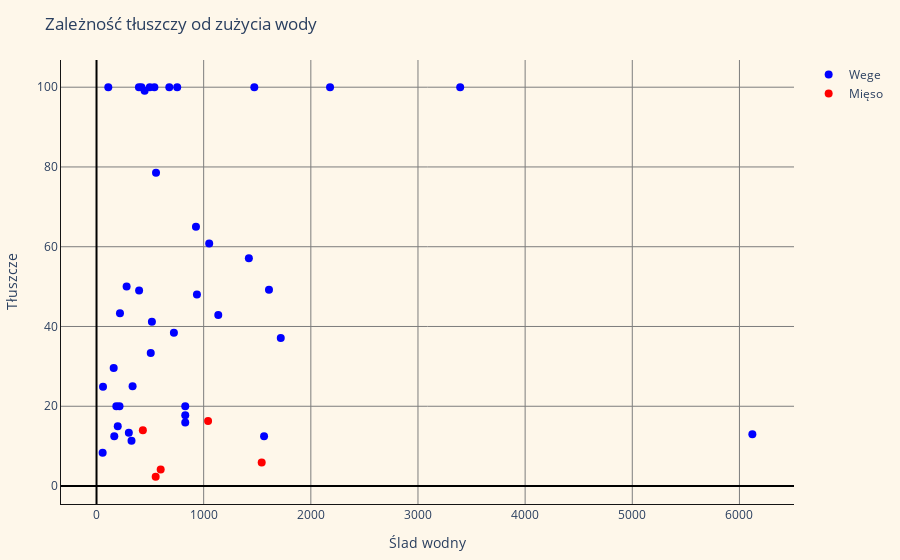

The code cell stored with this chart in its notebook:
### Markdown cell above
Następnie mamy te same wykresy, tylko że dla tłuszczy i węglowodanów.

### Code cell
#------------------------------TŁUSZCZE-----------------------------------------
#Analiza tłuszczy, wybieramy produkty bezmięsne o największej zawartości białka
top_tluszcze = sort!(wege_df,[order(:Tluszcze, rev=true)])[1:40,:]

#stwarzamy dane wege
trace_wege = scatter(top_tluszcze,
    x=:zuzycie_wody_na_100_g,
    y=:Tluszcze,
    text=:Produkt,
    mode="markers",
    name="Wege",
    marker_size=8,
    marker_color="blue")

#stwarzamy dane mięso
trace_mieso = scatter(mieso_df,
    x=:zuzycie_wody_na_100_g,
    y=:Tluszcze,
    text=:Produkt,
    mode="markers",
    name="Mięso",
    marker_size=8,
    marker_color="red")
    
#kreujemy layout
layout = Layout(;title="Zależność tłuszczy od zużycia wody",
    plot_bgcolor="rgb(254, 247, 234)",
    paper_bgcolor="rgb(254, 247, 234)",
    xaxis=attr(title="Ślad wodny",
        showgrid=true,
        gridcolor="rgb(125,125,125)",
        zeroline=true,
        zerolinecolor="rgb(0,0,0)",
        showline=true,
        linecolor="rgb(20,20,20)"
        ),
    yaxis=attr(title="Tłuszcze",
        showgrid=true,
        gridcolor="rgb(125,125,125)",
        zeroline=true,
        zerolinecolor="rgb(0,0,0)",
        showline=true,
        linecolor="rgb(20,20,20)"
        ))

#stwarzamy wykres
tluszcze_scatter = plot([trace_wege,trace_mieso],layout)

### Figure 1 — Plotly figure (JSON) as saved in the notebook; plotly's stock layout.template omitted (floating-point values rounded to 4 significant figures)
{"data": [{"marker": {"color": "blue", "size": 8}, "mode": "markers", "name": "Wege", "text": ["Cocoa butter, fat and oil", "Cottonseed oil", "Oil palm", "Olive oil", "Palm kernel oil", "Palm oil", "Peanut oil", "Sesame oil", "Soybean oil", "Sunflower seed oil", "Coconut oil", "Butter", "Walnuts", "Hazelnuts", "Cashew nuts", "Mustard seeds", "Almonds", "Peanuts", "Sesame seed", "Poppy seeds", "Pistachios", "Linseed", "Safflower seeds", "Chocolate", "Cheese", "Plantains", "Sunflower seeds", "Taro", "Soybeans", "Coriander seeds", "Wheat flour", "Coriander", "Anise", "Avocados", "Olives", "Cloves", "Cocoa powder", "Ginger", "Egg", "Soybean paste"], "type": "scatter", "x": [3394.0, 395.7, 109.8, 1473.0, 540.1, 497.1, 752.9, 2179.0, 419, 679.2, 449, 555.3, 928, 1052.0, 1422.0, 280.9, 1610.0, 397.4, 937.1, 218.8, 1136.0, 516.8, 722.1, 1720.0, 506, 160.2, 336.6, 60.6, 214.5, 828, 184.9, 828, 828, 198.1, 301.5, 6120.0, 1564.0, 165.7, 326.5, 57.2], "y": [100, 100, 100, 100, 100, 100, 100, 100, 100, 100, 99.1, 78.57, 65, 60.8, 57.14, 50, 49.2, 49, 48, 43.33, 42.86, 41.18, 38.45, 37.14, 33.33, 29.6, 25, 24.9, 20, 20, 20, 17.77, 15.9, 15, 13.33, 13, 12.5, 12.5, 11.36, 8.33]}, {"marker": {"color": "red", "size": 8}, "mode": "markers", "name": "Mięso", "text": ["Beef", "Lamb", "Pork", "Goat meat", "Chicken meat"], "type": "scatter", "x": [1542.0, 1041.0, 598.8, 552.1, 432.5], "y": [5.88, 16.3, 4.12, 2.31, 14]}], "layout": {"margin": {"b": 50, "l": 50, "r": 50, "t": 60}, "paper_bgcolor": "rgb(254, 247, 234)", "plot_bgcolor": "rgb(254, 247, 234)", "title": "Zależność tłuszczy od zużycia wody", "xaxis": {"gridcolor": "rgb(125,125,125)", "linecolor": "rgb(20,20,20)", "showgrid": true, "showline": true, "title": "Ślad wodny", "zeroline": true, "zerolinecolor": "rgb(0,0,0)"}, "yaxis": {"gridcolor": "rgb(125,125,125)", "linecolor": "rgb(20,20,20)", "showgrid": true, "showline": true, "title": "Tłuszcze", "zeroline": true, "zerolinecolor": "rgb(0,0,0)"}}}
